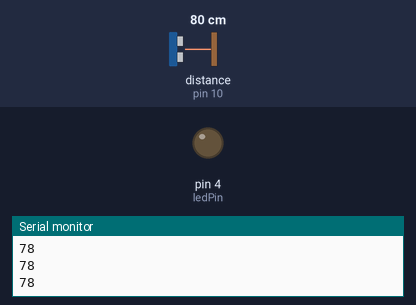
This sketch was run on a simulated Arduino Uno, built with avr-gcc and run on an emulated ATmega328P. Parts: output pins drawn as LEDs (lit = HIGH), the last lines printed to the serial monitor. Wiring (inferred from the names in the program): ultrasonic range finder: trigger pin 9; echo pin 10. Inputs (shaded band) come from the test bench; at power-on: distance to the obstacle (sensor on pin 10) 80 cm. The echo pulse lasts 58.3 µs per cm; pins used as bus, display or sensor lines are not drawn.

Above: at 1.2 s.
1.3 s: distance to the obstacle (sensor on pin 10) set to 251 cm
2.8 s: distance to the obstacle (sensor on pin 10) set to 256 cm
At 3.5 s:
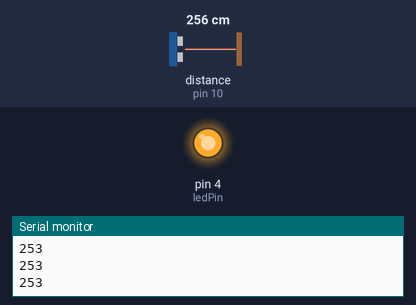
4.3 s: distance to the obstacle (sensor on pin 10) set to 105 cm
5.8 s: distance to the obstacle (sensor on pin 10) set to 97 cm
At 6.5 s:
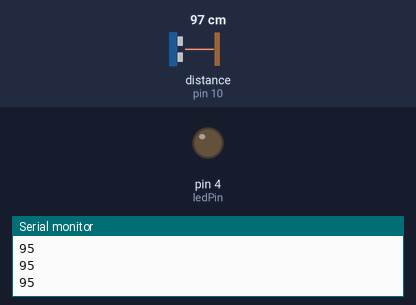
7.3 s: distance to the obstacle (sensor on pin 10) set to 299 cm
At 8.0 s:
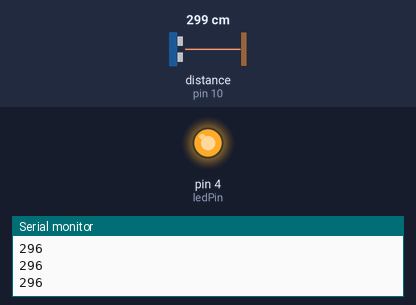
Timing chart, 0 to 9.8 s (numbered marks = the images above; inputs shaded):
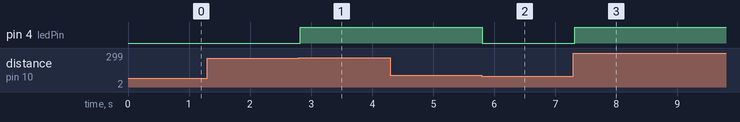

The sketch:

ultrasonic.ino
```cpp
/*
* Ultrasonic Sensor HC-SR04
*/

#define trigPin 9
#define echoPin 10
#define ledPin 4

long duration;
int distance;
const unsigned int upperThreshold = 250;
const unsigned int lowerThreshold = 100;

void setup()
{
  pinMode(trigPin, OUTPUT);
  pinMode(echoPin, INPUT);
  pinMode(ledPin, OUTPUT);
  Serial.begin(9600);
}

void loop(){

  digitalWrite(trigPin, LOW);
  delayMicroseconds(2);
  digitalWrite(trigPin, HIGH);
  delayMicroseconds(10);
  digitalWrite(trigPin, LOW);

  duration = pulseIn(echoPin, HIGH);
  distance = duration*0.034/2;

  if(distance>upperThreshold)
  {
    digitalWrite(ledPin, HIGH);
    Serial.println(distance);
  }
  else if(distance<lowerThreshold)
  {
    digitalWrite(ledPin, LOW);
    Serial.println(distance);
  }
}
```

Measured:
- the behaviour switches between 253 and 254 cm on distance to the obstacle (sensor on pin 10) (found by bisection; images 0 and 1)
- the behaviour switches between 102 and 101 cm on distance to the obstacle (sensor on pin 10) (found by bisection; images 1 and 2)
- after the input at 2.8 s, pin 4 (ledPin): LOW → HIGH at once
- after the input at 5.8 s, pin 4 (ledPin): HIGH → LOW at once
- after the input at 7.3 s, pin 4 (ledPin): LOW → HIGH at once
